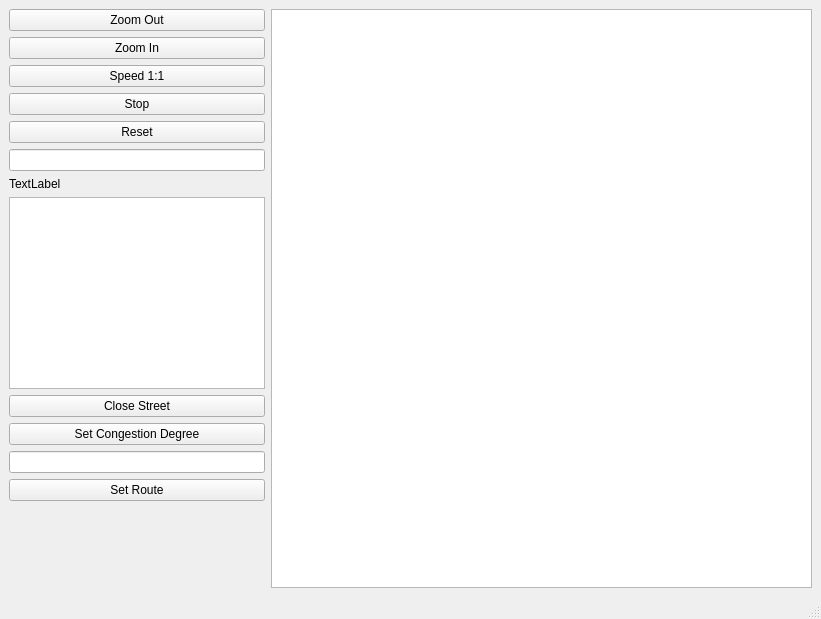
<?xml version="1.0" encoding="UTF-8"?>
<ui version="4.0">
 <class>MainWindow</class>
 <widget class="QMainWindow" name="MainWindow">
  <property name="geometry">
   <rect>
    <x>0</x>
    <y>0</y>
    <width>821</width>
    <height>619</height>
   </rect>
  </property>
  <property name="sizePolicy">
   <sizepolicy hsizetype="Expanding" vsizetype="Expanding">
    <horstretch>0</horstretch>
    <verstretch>0</verstretch>
   </sizepolicy>
  </property>
  <property name="minimumSize">
   <size>
    <width>50</width>
    <height>50</height>
   </size>
  </property>
  <property name="windowTitle">
   <string>MainWindow</string>
  </property>
  <widget class="QWidget" name="centralwidget">
   <layout class="QHBoxLayout" name="horizontalLayout">
    <item>
     <layout class="QVBoxLayout" name="verticalLayout">
      <item>
       <widget class="QPushButton" name="ZoomOut">
        <property name="text">
         <string>Zoom Out</string>
        </property>
       </widget>
      </item>
      <item>
       <widget class="QPushButton" name="ZoomIn">
        <property name="text">
         <string>Zoom In</string>
        </property>
       </widget>
      </item>
      <item>
       <widget class="QPushButton" name="changeTimeButton">
        <property name="text">
         <string>Speed 1:1</string>
        </property>
       </widget>
      </item>
      <item>
       <widget class="QPushButton" name="stopPlayButton">
        <property name="text">
         <string>Stop</string>
        </property>
       </widget>
      </item>
      <item>
       <widget class="QPushButton" name="resetButton">
        <property name="text">
         <string>Reset</string>
        </property>
       </widget>
      </item>
      <item>
       <widget class="QLineEdit" name="lineEdit">
        <property name="sizePolicy">
         <sizepolicy hsizetype="Minimum" vsizetype="Fixed">
          <horstretch>0</horstretch>
          <verstretch>0</verstretch>
         </sizepolicy>
        </property>
       </widget>
      </item>
      <item>
       <widget class="QLabel" name="TimeLabel">
        <property name="text">
         <string>TextLabel</string>
        </property>
       </widget>
      </item>
      <item>
       <widget class="QListWidget" name="listWidget">
        <property name="sizePolicy">
         <sizepolicy hsizetype="Minimum" vsizetype="Minimum">
          <horstretch>0</horstretch>
          <verstretch>0</verstretch>
         </sizepolicy>
        </property>
       </widget>
      </item>
      <item>
       <widget class="QPushButton" name="closeStreetButton">
        <property name="text">
         <string>Close Street</string>
        </property>
       </widget>
      </item>
      <item>
       <widget class="QPushButton" name="congestionButton">
        <property name="text">
         <string>Set Congestion Degree</string>
        </property>
       </widget>
      </item>
      <item>
       <widget class="QLineEdit" name="lineEditCongestion">
        <property name="sizePolicy">
         <sizepolicy hsizetype="Minimum" vsizetype="Fixed">
          <horstretch>0</horstretch>
          <verstretch>0</verstretch>
         </sizepolicy>
        </property>
       </widget>
      </item>
      <item>
       <widget class="QPushButton" name="setRouteButton">
        <property name="text">
         <string>Set Route</string>
        </property>
       </widget>
      </item>
      <item>
       <spacer name="verticalSpacer">
        <property name="orientation">
         <enum>Qt::Vertical</enum>
        </property>
        <property name="sizeHint" stdset="0">
         <size>
          <width>20</width>
          <height>40</height>
         </size>
        </property>
       </spacer>
      </item>
     </layout>
    </item>
    <item>
     <widget class="QGraphicsView" name="graphicsView"/>
    </item>
   </layout>
  </widget>
  <widget class="QMenuBar" name="menubar">
   <property name="geometry">
    <rect>
     <x>0</x>
     <y>0</y>
     <width>821</width>
     <height>25</height>
    </rect>
   </property>
  </widget>
  <widget class="QStatusBar" name="statusbar"/>
 </widget>
 <resources/>
 <connections/>
</ui>
